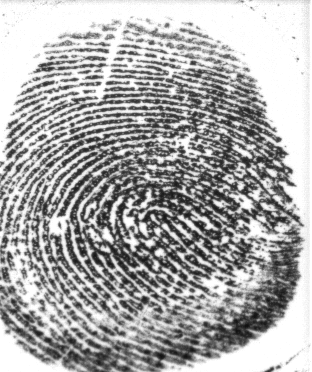
#> input picture images/impronta1.png, 312 x 372 px, found by its file name
$ python prova250423_ex2.py
#> lines starting #> are read from the running program, lines starting #| are printed output that depends on the picture
import numpy as np
import scipy.ndimage as ndi
import matplotlib.pyplot as plt
import skimage.io as io
from skimage.exposure import histogram

def block_fun(x):
    x=np.reshape(x,(9,9))
    X=np.fft.fft2(x)
    a=np.array([np.real(X[-1,0]),np.imag(X[-1,0]),np.real(X[-1,1]),np.imag(X[-1,1]),np.real(X[0,1]),np.imag(X[0,1]),np.real(X[1,1]),np.imag(X[1,1])])
    c=a>0
    s=0
    for i in range(8):
        s+=c[i]*(2**i)
    return s

def main():
    plt.close('all')

    x1=np.float64(io.imread('images/impronta1.png'))
#> x1: shape (372, 312) float64; min 15, max 255, mean 170.7
    x2=np.float64(io.imread('images/impronta2.png'))
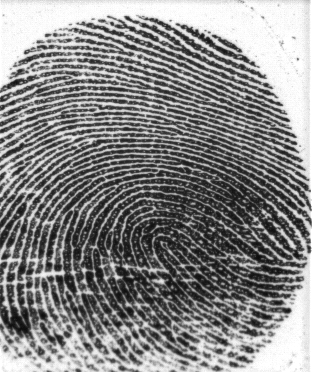
#> input picture images/impronta2.png, 312 x 372 px, found by its file name
#> x2: shape (372, 312) float64; min 9, max 255, mean 135.2

    k=9
    y1=ndi.generic_filter(x1,block_fun,(k,k))
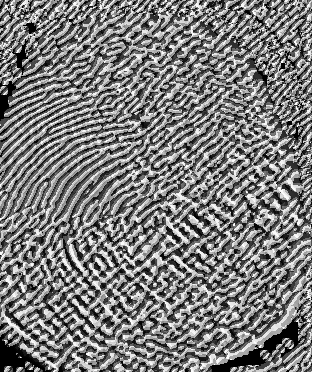
#> y1: shape (372, 312) float64; min 0, max 255, mean 123.9
    y2=ndi.generic_filter(x2,block_fun,(k,k))
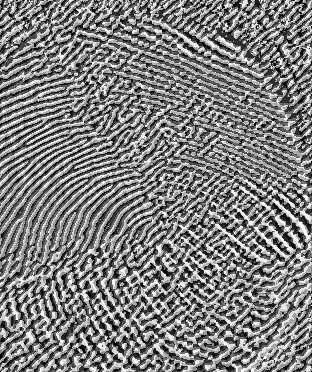
#> y2: shape (372, 312) float64; min 0, max 255, mean 127.1

    hist1,_=np.histogram(y1, bins=256, range=(0, 255))
#> hist1 = 256 values, max 2544 at index 0, min 86 at index 255, mean 453.4
    hist2,_=np.histogram(y2, bins=256, range=(0, 255))
#> hist2 = 256 values, max 1462 at index 169, min 134 at index 223, mean 453.4

    std1=np.std(hist1)
#> std1 = 266.5
    std2=np.std(hist2)
#> std2 = 237.9

    plt.figure();plt.bar(range(256),hist1);plt.axis((0,255,0,1.1*np.max(hist1)))
    plt.figure();plt.bar(range(256),hist2);plt.axis((0,255,0,1.1*np.max(hist2)))

    impronte=[]
    impronte.append(std1)
    impronte.append(std2)

    for i in range(2):
        if impronte[i]<250:
            print(f"Impronta {i+1} è falsa")
        else:
            print(f"Impronta {i+1} è vera")

if __name__=='__main__':
    main()
    plt.show()
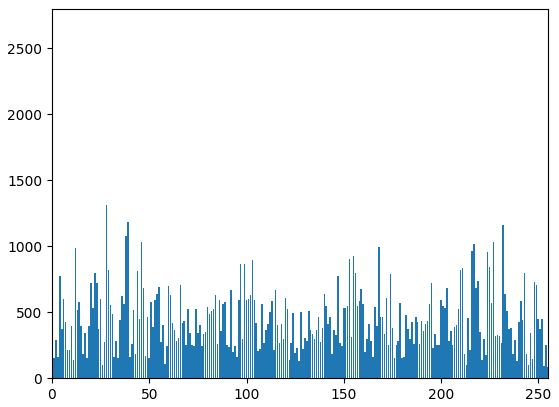
#> figure drawn by matplotlib, 1 panel; tallest bar 2544 high, from x = -0.4 to 0.4
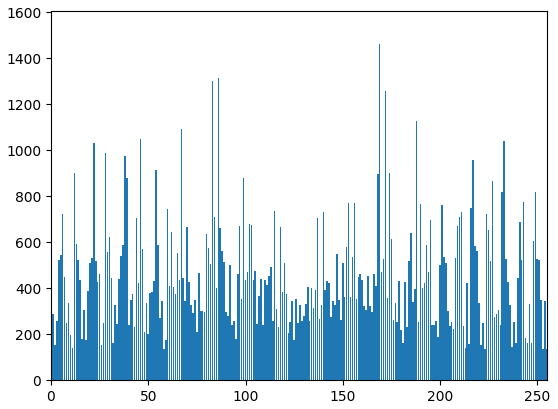
#> figure drawn by matplotlib, 1 panel; tallest bar 1462 high, from x = 168.6 to 169.4
